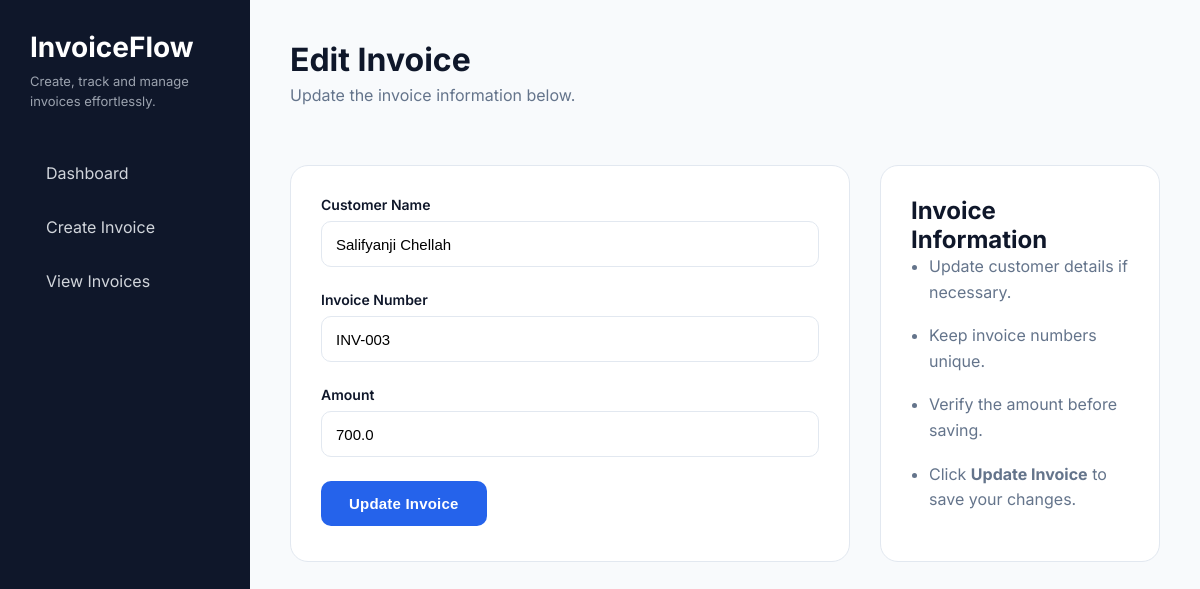
Page /edit/2 on the committed database.
### tables this page shows
CREATE TABLE invoices (
    id INTEGER PRIMARY KEY AUTOINCREMENT,
    customer TEXT,
    invoice_number TEXT,
    amount REAL
);

### app.py (the view)
@app.route("/edit/<int:id>")
def edit_invoice(id):
    connection = sqlite3.connect("invoices.db")
    cursor = connection.cursor()
    cursor.execute(
        "SELECT id, customer, invoice_number, amount FROM invoices WHERE id=?",
        (id,)
    )
    invoice = cursor.fetchone()
    connection.close()
    return render_template("edit_invoice.html", invoice=invoice)

### templates/edit_invoice.html (shortened to what this page needs)
{% extends "base.html" %}
{% block content %}
<div class="page-header">
    <h1>Edit Invoice</h1>
    <p class="subtext">
        Update the invoice information below.
    </p>
</div>
<div class="create-layout">
    <div class="content-panel">
        <form action="/update/{{ invoice[0] }}" method="POST">
            <div class="form-group">
                <label>Customer Name</label>
                <input
                    type="text"
                    name="customer"
                    value="{{ invoice[1] }}"
                    required>
            </div>
            <div class="form-group">
                <label>Invoice Number</label>
                <input
                    type="text"
                    name="invoice_number"
                    value="{{ invoice[2] }}"
                    required>
            </div>
            <div class="form-group">
                <label>Amount</label>
                <input
                    type="number"
                    name="amount"
                    value="{{ invoice[3] }}"
                    required>
            </div>
            <button
                class="primary-btn"
                type="submit">
                Update Invoice
            </button>
        </form>
    </div>
    <div class="content-panel">
        <h2>Invoice Information</h2>
        <ul class="tips">
            <li>Update customer details if necessary.</li>
            <li>Keep invoice numbers unique.</li>
            <li>Verify the amount before saving.</li>
            <li>Click <strong>Update Invoice</strong> to save your changes.</li>
        </ul>
    </div>
</div>
{% endblock %}

### static/style.css (style rules this page uses)
* { margin:0; padding:0; box-sizing:border-box; }
:root { --primary:#334155; --primary-hover:#1e293b; --success:#15803d; --danger:#b91c1c; --warning:#ca8a04; --sidebar:#0f172a; --background:#f8fafc; --card:#ffffff; --text:#0f172a; --muted:#64748b; --border:#e2e8f0; }
body { font-family:'Inter',sans-serif; background:var(--background); color:var(--text); }
h1 { font-size:32px; margin-bottom:6px; }
.subtext { color:var(--muted); margin-bottom:30px; }
.form-group { display:flex; flex-direction:column; }
.form-group label { font-size:14px; font-weight:600; margin-bottom:8px; color:var(--text); }
.form-group input { height:46px; padding:0 14px; border:1px solid var(--border); border-radius:10px; font-size:15px; transition:.25s; }
.content-panel { background:white; border-radius:18px; border:1px solid var(--border); box-shadow:var(--shadow); padding:30px; margin-top:30px; }
button { background:var(--primary); color:white; border:none; padding:12px 18px; border-radius:10px; font-size:14px; font-weight:600; letter-spacing:.2px; cursor:pointer; transition:.2s; }
.page-header { margin-bottom:30px; }
.create-layout { display:grid; grid-template-columns:2fr 1fr; gap:30px; }
.tips { padding-left:18px; }
.tips li { margin-bottom:18px; color:var(--muted); line-height:1.6; }
.form-group { margin-bottom:24px; }
.form-group label { display:block; margin-bottom:8px; font-weight:600; color:var(--text); }
.form-group input { width:100%; padding:14px; border:1px solid var(--border); border-radius:10px; font-size:15px; transition:.2s; }
.primary-btn { background:#2563eb; color:white; border:none; padding:14px 28px; border-radius:10px; font-size:15px; font-weight:600; cursor:pointer; transition:.25s; }

### rows in the picture
invoices: customer "Salifyanji Chellah", invoice_number "INV-003", amount "700.0"
